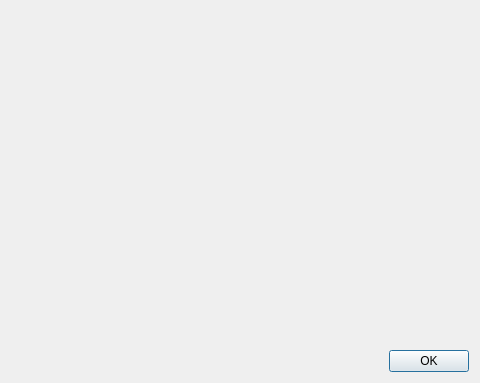
<?xml version="1.0" encoding="UTF-8"?>
<ui version="4.0">
 <class>LogFileDialog</class>
 <widget class="QDialog" name="LogFileDialog">
  <property name="geometry">
   <rect>
	<x>0</x>
	<y>0</y>
	<width>480</width>
	<height>383</height>
   </rect>
  </property>
  <property name="windowTitle">
   <string>Dialog</string>
  </property>
  <layout class="QVBoxLayout" name="verticalLayout" stretch="0,1,0">
   <item>
	<widget class="QLabel" name="labelOpenFileError">
	 <property name="wordWrap">
	  <bool>true</bool>
	 </property>
	</widget>
   </item>
   <item>
	<widget class="LogWidget" name="logWidget" native="true"/>
   </item>
   <item>
	<widget class="QDialogButtonBox" name="buttonBox">
	 <property name="orientation">
	  <enum>Qt::Horizontal</enum>
	 </property>
	 <property name="standardButtons">
	  <set>QDialogButtonBox::Ok</set>
	 </property>
	</widget>
   </item>
  </layout>
 </widget>
 <customwidgets>
  <customwidget>
   <class>LogWidget</class>
   <extends>QWidget</extends>
   <header>LogWidget.h</header>
  </customwidget>
 </customwidgets>
 <resources/>
 <connections>
  <connection>
   <sender>buttonBox</sender>
   <signal>accepted()</signal>
   <receiver>LogFileDialog</receiver>
   <slot>accept()</slot>
   <hints>
	<hint type="sourcelabel">
	 <x>248</x>
	 <y>254</y>
	</hint>
	<hint type="destinationlabel">
	 <x>157</x>
	 <y>274</y>
	</hint>
   </hints>
  </connection>
  <connection>
   <sender>buttonBox</sender>
   <signal>rejected()</signal>
   <receiver>LogFileDialog</receiver>
   <slot>reject()</slot>
   <hints>
	<hint type="sourcelabel">
	 <x>316</x>
	 <y>260</y>
	</hint>
	<hint type="destinationlabel">
	 <x>286</x>
	 <y>274</y>
	</hint>
   </hints>
  </connection>
 </connections>
</ui>
